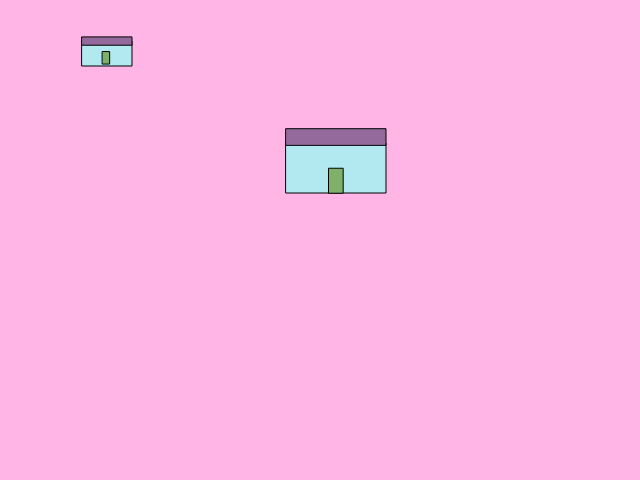
Frame 1 (no input)
Frame 60 (no input): identical to frame 1, image omitted
Frame 120 (the mouse pressed at the canvas centre since frame 60): identical to frame 1, image omitted

The p5.js sketch that drew this single still picture (run headless with seeded random() and noise() and a simulated clock; from frame 60 on, the mouse is pressed at the canvas centre):

// p5.js sketch
// ── sketch.js
/* Houses with Variables
Andrea Thompson
2017-03-22 */

function setup() {
  createCanvas(640, 480);
}

function draw() {
 
 background(255, 181, 229);
 
 
    
var    houseWidth=100;
  var  x = 286;
    stroke(0, 0, 0);
    fill(178, 233, 240);
  
  
   //house main 1
  houseWidth=100;
  rect(x, x/2, houseWidth, houseWidth/2);
   
  
  //roof 1
  fill(148, 106, 156);
  rect(x, x*0.45, houseWidth, houseWidth/6);

  //door 1
  fill(126, 176, 106);
  rect(x*1.15, x/1.70, houseWidth/7, houseWidth/4);
 
  //house main 2
  fill(178, 233, 240);
  houseWidth = 50;
  x = 82;
  rect(x, x/2, houseWidth, houseWidth/2);
  
  //roof 2
  fill(148, 106, 156);
  rect(x, x*0.45, houseWidth, houseWidth/6);

 //door 2
 fill(126, 176, 106);
 rect(x*1.25, x/1.59, houseWidth/7, houseWidth/4);
};
